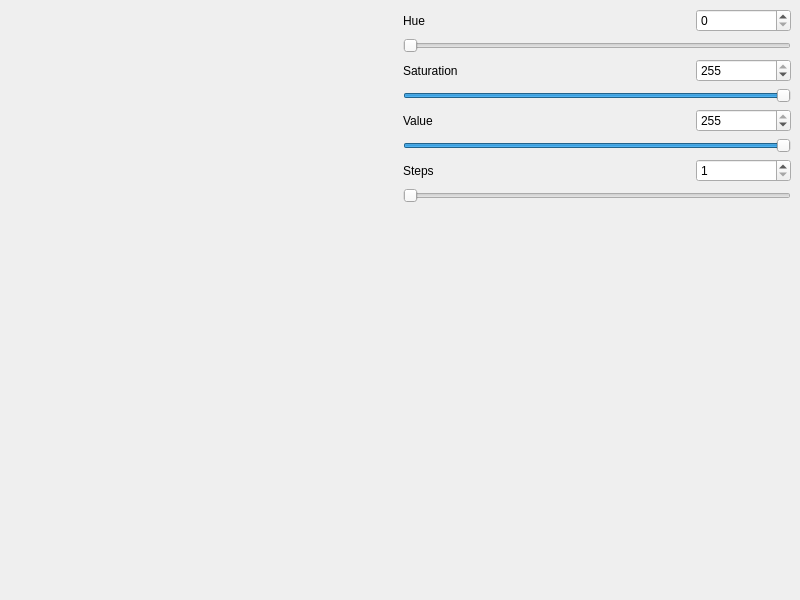
<?xml version="1.0" encoding="UTF-8"?>
<ui version="4.0">
 <class>MainWindow</class>
 <widget class="QMainWindow" name="MainWindow">
  <property name="geometry">
   <rect>
    <x>0</x>
    <y>0</y>
    <width>800</width>
    <height>600</height>
   </rect>
  </property>
  <property name="windowTitle">
   <string>MainWindow</string>
  </property>
  <widget class="QWidget" name="centralwidget">
   <layout class="QHBoxLayout" name="horizontalLayout_6">
    <item>
     <layout class="QHBoxLayout" name="horizontalLayout_2">
      <item>
       <widget class="QWidget" name="colorDisplay" native="true">
        <property name="enabled">
         <bool>true</bool>
        </property>
        <property name="sizePolicy">
         <sizepolicy hsizetype="Expanding" vsizetype="Preferred">
          <horstretch>0</horstretch>
          <verstretch>0</verstretch>
         </sizepolicy>
        </property>
       </widget>
      </item>
      <item>
       <layout class="QVBoxLayout" name="verticalLayout_2">
        <item>
         <layout class="QHBoxLayout" name="horizontalLayout_3">
          <item>
           <widget class="QLabel" name="hueLabel">
            <property name="sizePolicy">
             <sizepolicy hsizetype="MinimumExpanding" vsizetype="Preferred">
              <horstretch>0</horstretch>
              <verstretch>0</verstretch>
             </sizepolicy>
            </property>
            <property name="text">
             <string>Hue</string>
            </property>
           </widget>
          </item>
          <item>
           <spacer name="horizontalSpacer">
            <property name="orientation">
             <enum>Qt::Horizontal</enum>
            </property>
            <property name="sizeHint" stdset="0">
             <size>
              <width>40</width>
              <height>20</height>
             </size>
            </property>
           </spacer>
          </item>
          <item>
           <spacer name="horizontalSpacer_3">
            <property name="orientation">
             <enum>Qt::Horizontal</enum>
            </property>
            <property name="sizeHint" stdset="0">
             <size>
              <width>40</width>
              <height>20</height>
             </size>
            </property>
           </spacer>
          </item>
          <item>
           <widget class="QSpinBox" name="hueSpinBox">
            <property name="sizePolicy">
             <sizepolicy hsizetype="MinimumExpanding" vsizetype="Fixed">
              <horstretch>0</horstretch>
              <verstretch>0</verstretch>
             </sizepolicy>
            </property>
            <property name="maximum">
             <number>360</number>
            </property>
           </widget>
          </item>
         </layout>
        </item>
        <item>
         <widget class="QSlider" name="hueSlider">
          <property name="maximum">
           <number>360</number>
          </property>
          <property name="orientation">
           <enum>Qt::Horizontal</enum>
          </property>
         </widget>
        </item>
        <item>
         <layout class="QHBoxLayout" name="horizontalLayout_4">
          <item>
           <widget class="QLabel" name="satLabel">
            <property name="sizePolicy">
             <sizepolicy hsizetype="MinimumExpanding" vsizetype="Preferred">
              <horstretch>0</horstretch>
              <verstretch>0</verstretch>
             </sizepolicy>
            </property>
            <property name="text">
             <string>Saturation</string>
            </property>
           </widget>
          </item>
          <item>
           <spacer name="horizontalSpacer_2">
            <property name="orientation">
             <enum>Qt::Horizontal</enum>
            </property>
            <property name="sizeHint" stdset="0">
             <size>
              <width>40</width>
              <height>20</height>
             </size>
            </property>
           </spacer>
          </item>
          <item>
           <spacer name="horizontalSpacer_4">
            <property name="orientation">
             <enum>Qt::Horizontal</enum>
            </property>
            <property name="sizeHint" stdset="0">
             <size>
              <width>40</width>
              <height>20</height>
             </size>
            </property>
           </spacer>
          </item>
          <item>
           <widget class="QSpinBox" name="satSpinBox">
            <property name="sizePolicy">
             <sizepolicy hsizetype="MinimumExpanding" vsizetype="Fixed">
              <horstretch>0</horstretch>
              <verstretch>0</verstretch>
             </sizepolicy>
            </property>
            <property name="maximum">
             <number>255</number>
            </property>
            <property name="value">
             <number>255</number>
            </property>
           </widget>
          </item>
         </layout>
        </item>
        <item>
         <widget class="QSlider" name="satSlider">
          <property name="maximum">
           <number>255</number>
          </property>
          <property name="value">
           <number>255</number>
          </property>
          <property name="orientation">
           <enum>Qt::Horizontal</enum>
          </property>
         </widget>
        </item>
        <item>
         <layout class="QHBoxLayout" name="horizontalLayout_5">
          <item>
           <widget class="QLabel" name="valueValue">
            <property name="sizePolicy">
             <sizepolicy hsizetype="MinimumExpanding" vsizetype="Preferred">
              <horstretch>0</horstretch>
              <verstretch>0</verstretch>
             </sizepolicy>
            </property>
            <property name="text">
             <string>Value</string>
            </property>
           </widget>
          </item>
          <item>
           <spacer name="horizontalSpacer_6">
            <property name="orientation">
             <enum>Qt::Horizontal</enum>
            </property>
            <property name="sizeHint" stdset="0">
             <size>
              <width>40</width>
              <height>20</height>
             </size>
            </property>
           </spacer>
          </item>
          <item>
           <spacer name="horizontalSpacer_5">
            <property name="orientation">
             <enum>Qt::Horizontal</enum>
            </property>
            <property name="sizeHint" stdset="0">
             <size>
              <width>40</width>
              <height>20</height>
             </size>
            </property>
           </spacer>
          </item>
          <item>
           <widget class="QSpinBox" name="valueSpinBox">
            <property name="sizePolicy">
             <sizepolicy hsizetype="MinimumExpanding" vsizetype="Fixed">
              <horstretch>0</horstretch>
              <verstretch>0</verstretch>
             </sizepolicy>
            </property>
            <property name="maximum">
             <number>255</number>
            </property>
            <property name="value">
             <number>255</number>
            </property>
           </widget>
          </item>
         </layout>
        </item>
        <item>
         <widget class="QSlider" name="valueSlider">
          <property name="maximum">
           <number>255</number>
          </property>
          <property name="value">
           <number>255</number>
          </property>
          <property name="orientation">
           <enum>Qt::Horizontal</enum>
          </property>
         </widget>
        </item>
        <item>
         <layout class="QHBoxLayout" name="horizontalLayout">
          <item>
           <widget class="QLabel" name="nStepsLabel">
            <property name="sizePolicy">
             <sizepolicy hsizetype="MinimumExpanding" vsizetype="Preferred">
              <horstretch>0</horstretch>
              <verstretch>0</verstretch>
             </sizepolicy>
            </property>
            <property name="text">
             <string>Steps</string>
            </property>
           </widget>
          </item>
          <item>
           <spacer name="horizontalSpacer_7">
            <property name="orientation">
             <enum>Qt::Horizontal</enum>
            </property>
            <property name="sizeHint" stdset="0">
             <size>
              <width>40</width>
              <height>20</height>
             </size>
            </property>
           </spacer>
          </item>
          <item>
           <spacer name="horizontalSpacer_8">
            <property name="orientation">
             <enum>Qt::Horizontal</enum>
            </property>
            <property name="sizeHint" stdset="0">
             <size>
              <width>40</width>
              <height>20</height>
             </size>
            </property>
           </spacer>
          </item>
          <item>
           <widget class="QSpinBox" name="stepSpinBox">
            <property name="sizePolicy">
             <sizepolicy hsizetype="MinimumExpanding" vsizetype="Fixed">
              <horstretch>0</horstretch>
              <verstretch>0</verstretch>
             </sizepolicy>
            </property>
            <property name="minimum">
             <number>1</number>
            </property>
            <property name="maximum">
             <number>200</number>
            </property>
           </widget>
          </item>
         </layout>
        </item>
        <item>
         <widget class="QSlider" name="nStepsSlider">
          <property name="minimum">
           <number>1</number>
          </property>
          <property name="maximum">
           <number>200</number>
          </property>
          <property name="orientation">
           <enum>Qt::Horizontal</enum>
          </property>
         </widget>
        </item>
        <item>
         <widget class="QWidget" name="subColorDisplay" native="true">
          <property name="sizePolicy">
           <sizepolicy hsizetype="MinimumExpanding" vsizetype="Minimum">
            <horstretch>0</horstretch>
            <verstretch>0</verstretch>
           </sizepolicy>
          </property>
          <property name="minimumSize">
           <size>
            <width>100</width>
            <height>100</height>
           </size>
          </property>
         </widget>
        </item>
       </layout>
      </item>
     </layout>
    </item>
   </layout>
  </widget>
 </widget>
 <resources/>
 <connections/>
</ui>
